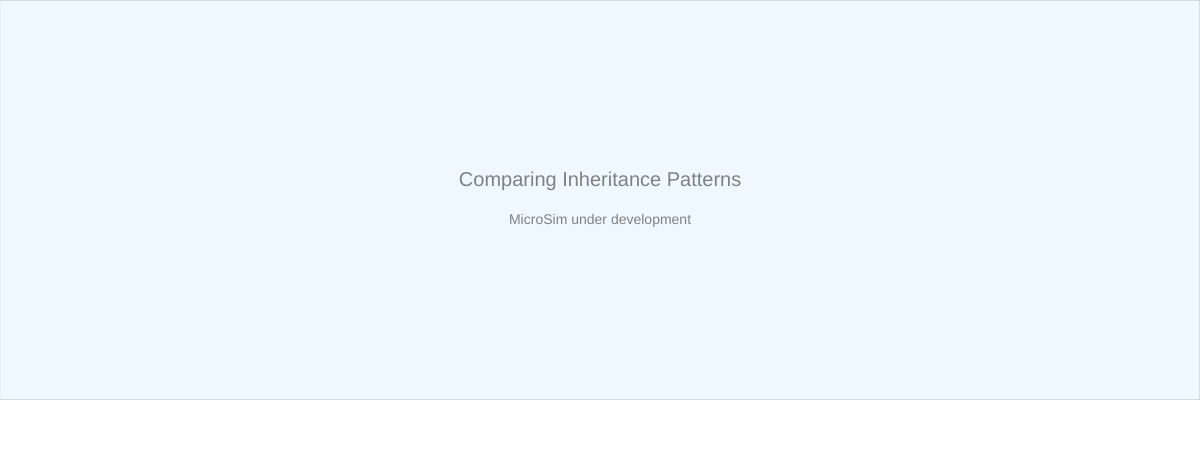
Frame 1 (no input)
Frame 60 (no input): identical to frame 1, image omitted
Frame 120 (the mouse pressed at the canvas centre since frame 60): identical to frame 1, image omitted

The p5.js sketch that drew this single still picture (run headless with seeded random() and noise() and a simulated clock; from frame 60 on, the mouse is pressed at the canvas centre):

// p5.js sketch
// ── sketch.js
// Comparing Inheritance Patterns
// CANVAS_HEIGHT: 450
let drawHeight = 400;
let controlHeight = 50;
let canvasWidth, canvasHeight;

function updateCanvasSize() {
    const container = document.querySelector('main');
    canvasWidth = container ? container.offsetWidth : windowWidth;
    canvasHeight = drawHeight + controlHeight;
}

function setup() {
    updateCanvasSize();
    const canvas = createCanvas(canvasWidth, canvasHeight);
    canvas.parent(document.querySelector('main'));
    textSize(16);
}

function draw() {
    // Drawing area
    fill('aliceblue');
    stroke('silver');
    strokeWeight(1);
    rect(0, 0, canvasWidth, drawHeight);

    // Control area
    fill('white');
    noStroke();
    rect(0, drawHeight, canvasWidth, controlHeight);

    // Placeholder text
    fill('gray');
    noStroke();
    textAlign(CENTER, CENTER);
    textSize(20);
    text('Comparing Inheritance Patterns', canvasWidth / 2, drawHeight / 2 - 20);
    textSize(14);
    text('MicroSim under development', canvasWidth / 2, drawHeight / 2 + 20);
}

function windowResized() {
    updateCanvasSize();
    resizeCanvas(canvasWidth, canvasHeight);
}
